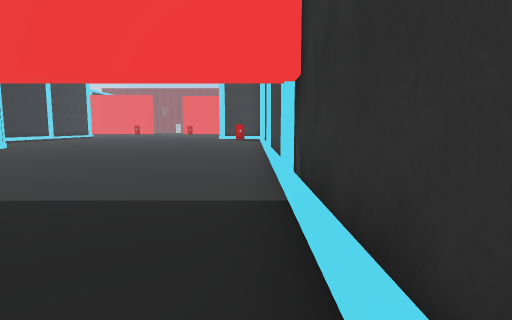
View 1 (above)

16 first-person views from a walk through a 3-D level made in the Unity game engine. The camera is 1.4 m above the floor, tilts 6° down and sees 80° across. The floor is counted in squares, 2 m on a side. Each view is taken from the middle of a square. On the plan, view 1 faces up. The plan holds only what a view shows up to about 10 squares ahead; the rest is blank. The place goes on beyond the plan. The player is left out. Some surface patterns are stand-ins.

View 2
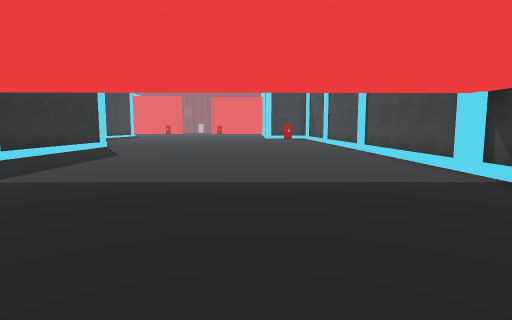

View 3
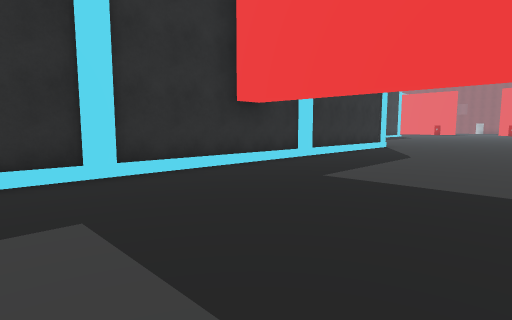

View 4
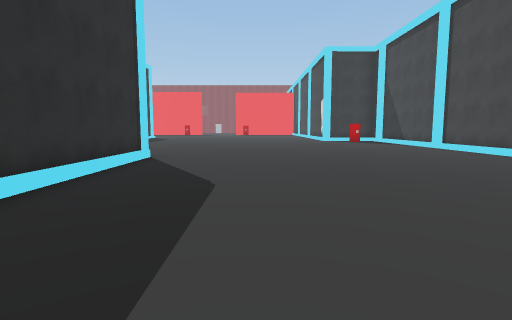

View 5
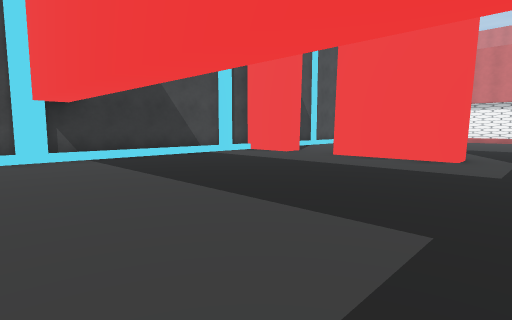

View 6
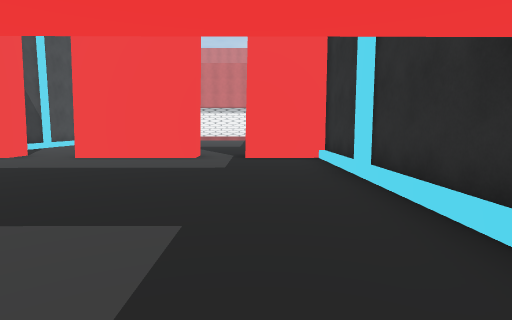

View 7
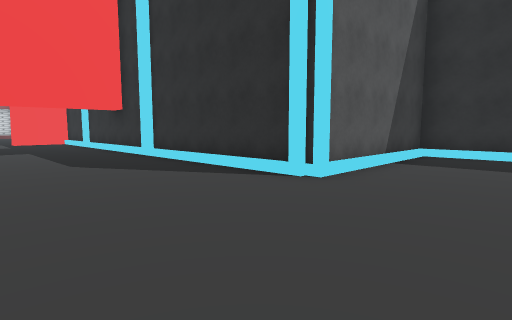

View 8
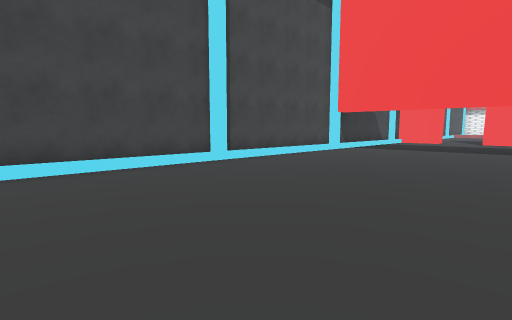

View 9
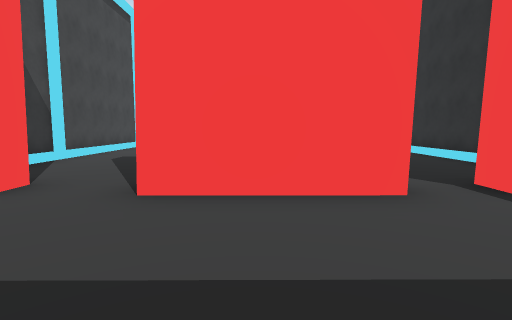

View 10
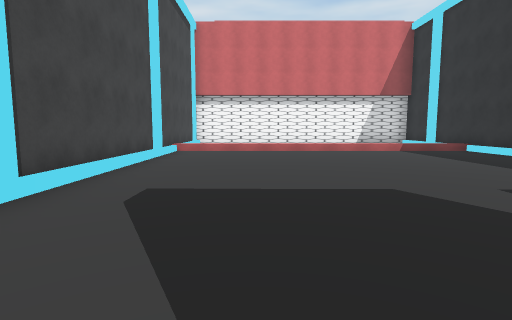

View 11
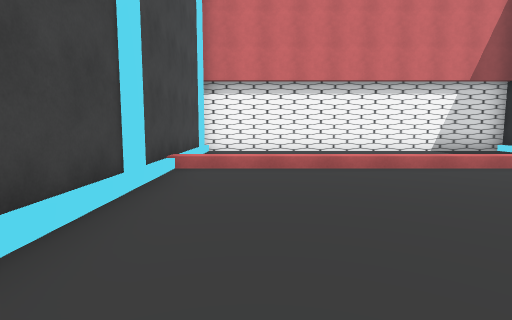

View 12
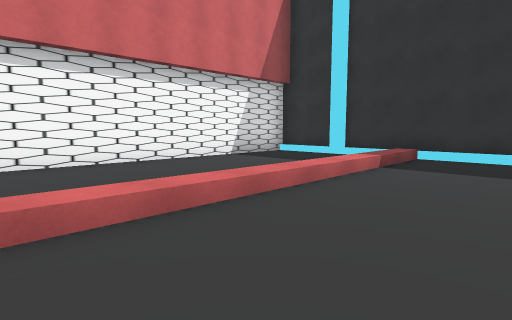

View 13
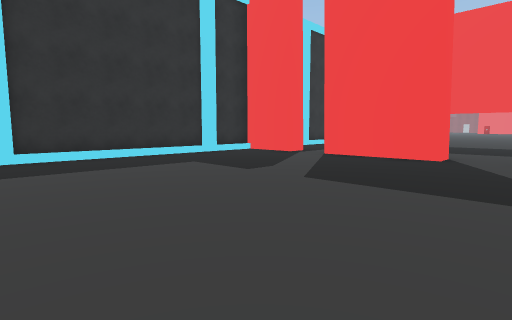

View 14
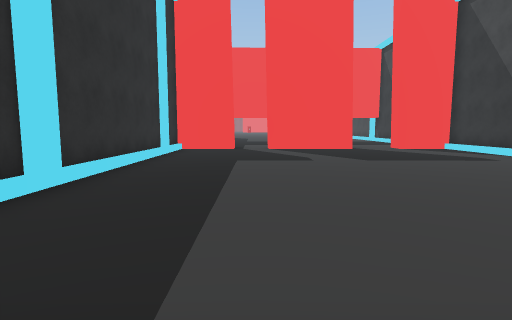

View 15
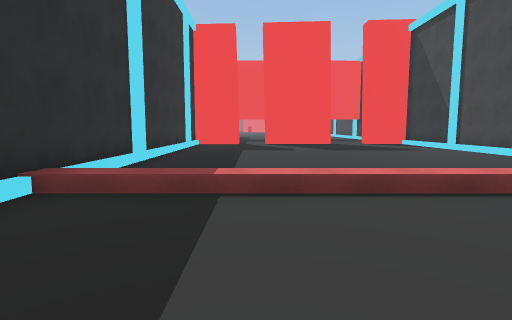

View 16
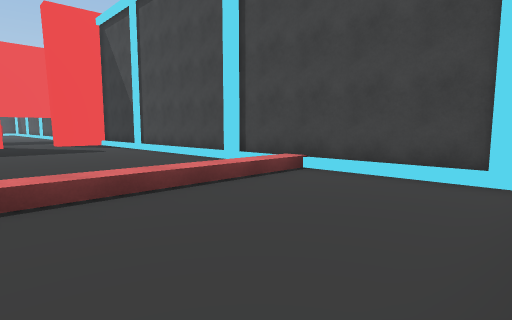

### Floor plan
Key: @ floor where view 1 was taken; # wall or solid block; . floor; / step, stairs or slope.
Columns run from 14 left of view 1 to 1 right of it. Each row starts with its distance up from view 1.
 13    ............#
 12 #..............#
 11 #..............#
 10 ######.........#
  9      #.........#
  8      #.........#
  7      #.........#
  6      #.........#
  5      #.........#
  4      #.........#
  3      #.........#
  2      #.........#
  1      #.........#
  0      #........@#
 -1      #.........#
 -2      ###.###.###
 -3      ###.###...#
 -4      #.........#
 -5      #.........#
 -6      #.........#
 -7      #.........#
 -8      #.........#
 -9      #.........#
-10      #.........#
-11      #.........#
-12      #.........#
-13      #/////////#
-14      #.........#
-15      #.........#
-16      #.........#
-17      ###########

Where each view was taken, in squares from view 1:
view 1: 0 up, 0 right, facing up
view 2: 1 down, 3 left, facing up
view 3: 1 down, 4 left, facing up-left
view 4: 3 up, 6 left, facing up
view 5: 5 up, 7 left, facing down-right
view 6: 5 up, 7 left, facing down
view 7: 13 up, 5 left, facing down-left
view 8: 13 up, 5 left, facing down-right
view 9: 1 up, 4 left, facing down
view 10: 3 down, 2 left, facing down
view 11: 7 down, 1 left, facing down
view 12: 10 down, 1 left, facing down-left
view 13: 10 down, 1 left, facing up-left
view 14: 13 down, 6 left, facing up
view 15: 16 down, 6 left, facing up
view 16: 16 down, 4 left, facing up-right
